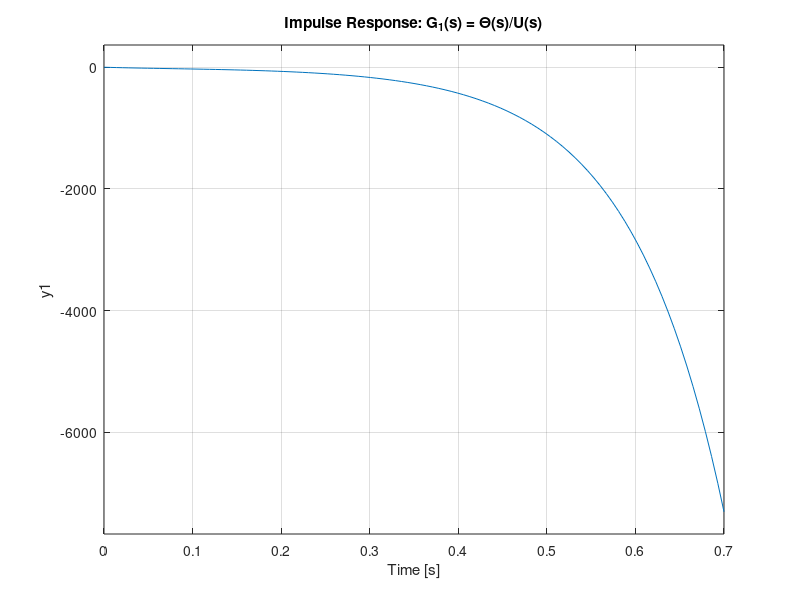
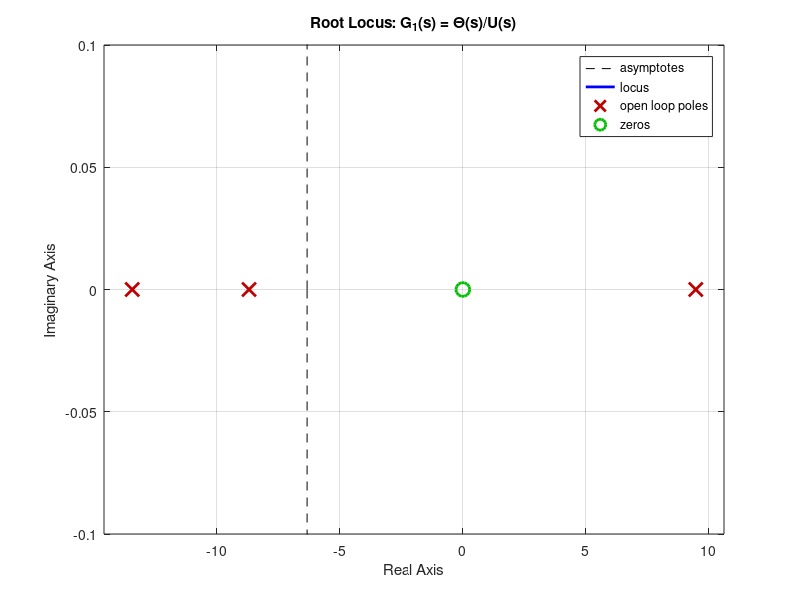
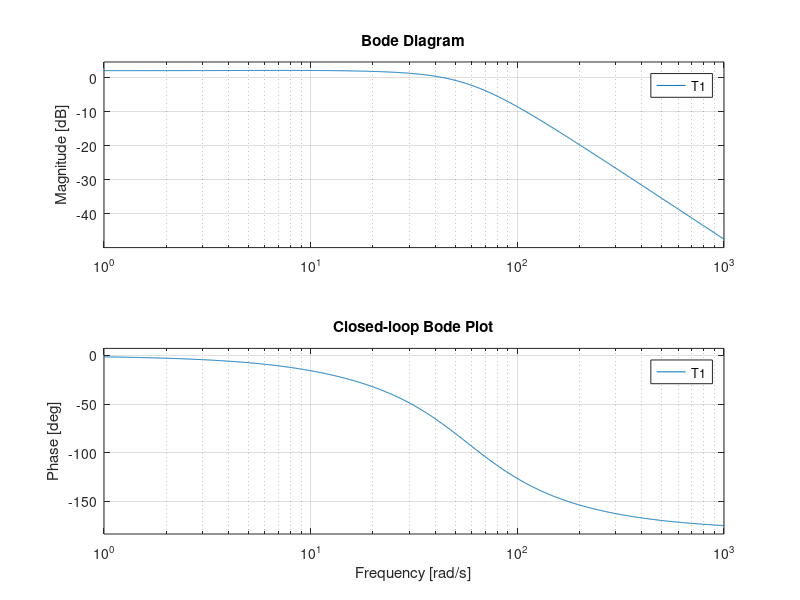

Write the MATLAB code that produced these figures, in order.
%% ==================== MAE 144 Final Project ========================== %%
% Solve the equations of motion for the MIP, linearize and simplify. 
% Convert the equations of motion into transfer functions in the s domain
% using the laplace transform, then convert them to the discrete time
% domain into difference equations.

clear; close all; clc; 

%% ----------------------- Define Variables ---------------------------- %%
% Given constants of the MIP
sbar = 0.003;     % Stall Torque (without gearbox) [Nm]
Vb = 7.4;         % Battery Voltage [V] 
wf = 1760;        % Free Spin Frequency (without gearbox) [rad/s] 
G = 35.55555;     % Gearbox Ratio [-] 
Im = 3.6e-8;      % Motor armature of inertia [Kg*m^2]
r = 34e-3;        % radius [m] 
mw = 0.027;       % mass of wheels [kg] 
mb = 0.180;       % mass of the body [kg] 
l = 47.7e-3;      % length to center of mass [kg] 
Ib = 0.000263;    % MIP body moment of inertia [Kg*m^2]
g = 9.81;         % acceleration due to gravity [m/s^2]

e = 2*sbar*G;     % Stall torque of two motors
k = e/(wf/G);     % motor constant = stall torque/free spin freq.

Iw = 2*((mw*r^2)/2+G^2*Im);

% Define some intermediate variables 
a1 = Iw+(mw+mb)*r^2;
a2 = mb*r*l;
b1 = Ib+mb*l^2;
b2 = mb*g*l;

%% ------------- Transfer function G1(s) = theta(s)/U(s) --------------- %%
% Model the inner loop dynamics of the MIP angle theta versus the motor
% duty cycle input u

s = tf('s');

% Through some algebra, we get: 
G1_num = (-e*(a1+a2)*s);
G1_den = (a1*b1+a2^2)*s^3+(k*(a2+b1))*s^2-(a1*b2)*s-k*b2;

% Make G1 monic
G1_num = (1/(a1*b1+a2^2))*G1_num;
G1_den = (1/(a1*b1+a2^2))*G1_den;
G1 = G1_num/G1_den

G1_poles = pole(G1);
G1_zeros = zero(G1);

% Plot impulse response as sanity check
figure(1); 
impulse(G1);
title('Impulse Response: G_1(s) = \Theta(s)/U(s)');

% Root locus 
figure(2);
rlocus(G1);
title('Root Locus: G_1(s) = \Theta(s)/U(s)');

%% -------------------- Controller D1 for G1 --------------------------- %%
% Poles of G1(s) = {9.4677623, -8.68666402, -13.4075987}
% Zeros of G1(s) = {0}
% The system has a single unstable pole.

% Lead controller with p/z=100 for extra phase bump at crossover
% Lag controller with a pole on the LHP side of zero to handle the 
% plant zero at zero.
D1_lead = tf([1 10],[1 100]);       
D1_lag = tf([1 12],[1 0]);
K1 = -10;
D1 = K1*D1_lag*D1_lead;

% Open loop and closed loop system
L1 = minreal(D1*G1);         % Open loop system
T1 = feedback(L1, 1);        % Closed loop system
[z1,p1,k1] = zpkdata(T1,1);  % Closed loop poles, zeros
 
% Discretize the transfer function using MATLAB 'c2d' with zero order hold
dT1 = 0.01;  
D1_zoh = c2d(D1, dT1, 'zoh');
D1_tustin = c2d(D1, dT1, 'tustin');

% Check the system to ensure that we meet our design requirements 
figure(3)
subplot(2,2,1)
rlocus(L1);  % Open-loop RL with Lead-Lag Control
title('Open-loop Root Locus w/ Lead-Lag Control');
subplot(2,2,2)
bode(L1); hold on;
bode(K1*D1_lag*G1); hold off;
[Gm1,Pm1,Wgm1,Wpm1] = margin(L1)
legend('w/ Lead Cont. (p/z = 100)', 'w/ only Lag Cont.')
title('Open-loop Bode Plot G_1(s)*D_1(s)')
subplot(2,2,3)
step(T1)
title('Closed-loop Step Response')
subplot(2,2,4)
bode(T1)
title('Closed-loop Bode Plot')

%% ------------ Transfer function G2(s) = phi(s)/theta(s) -------------- %%
% From algebra...
G2_num = -a2*b1*s^2 - b2;
G2_den = (a1+a2)*s^2;
G2_num = (1/(a1+a2)) * G2_num;
G2_den = (1/(a1+a2)) * G2_den;
G2 = G2_num/G2_den;
G2

% Poles and Zeros of G2
G2_poles = pole(G2);
G2_zeros = zero(G2);

%% --------------------- Controller D2(s) for G2(s) -------------------- %%
tr2 = 1;          % Rise time for outer loop
wc2 = 1.8/tr2;    % Crossover frequency by the second order desing guides 
K2 = -1;           % Outer loop gain

% 2nd order Lead controller with p/z=100. Following the procedure outlined
% in NR Example 19.4. Use Lead controllers to "cancel out" unstable plant
% poles at s = 0. Place them slightly into the LHP.
D2_lead = ((s+0.4)/(s+10))^2; 
D2 = K2*D2_lead;

% Open loop and closed loop system
L2 = minreal(D2*G2);          % Open loop system
T2 = feedback(L2, 1);         % Closed loop system
[z2,p2,k2] = zpkdata(T2,1);   % Closed loop poles, zeros

% Discretize the transfer function using MATLAB 'c2d' with zero order hold
dT2 = 0.05; % inner loop runs at 20 Hz --> dT = 0.05s 
D2_zoh = c2d(D2, dT2, 'zoh');
D2_tustin = c2d(D2, dT2, 'tustin');

figure(4)
subplot(2,2,1)
rlocus(L2);  % Open-loop RL with Lead-Lag Control
title('Open-loop Root Locus w/ Lead-Lag Control');
subplot(2,2,2)
bode(L2); 
[Gm2,Pm2,Wgm2,Wpm2] = margin(L2)
title('Open-loop Bode Plot L_2(s)')
subplot(2,2,3)
step(T2)
title('Closed-loop T_2(s) Step Response')
subplot(2,2,4)
bode(T2)
title('Closed-loop T_2(s) Bode Plot')

%% --------------- Final Closed Loop Control Performance --------------- %%
CL3 = feedback(D2*D1*G1*G2,1)
step(CL3)
